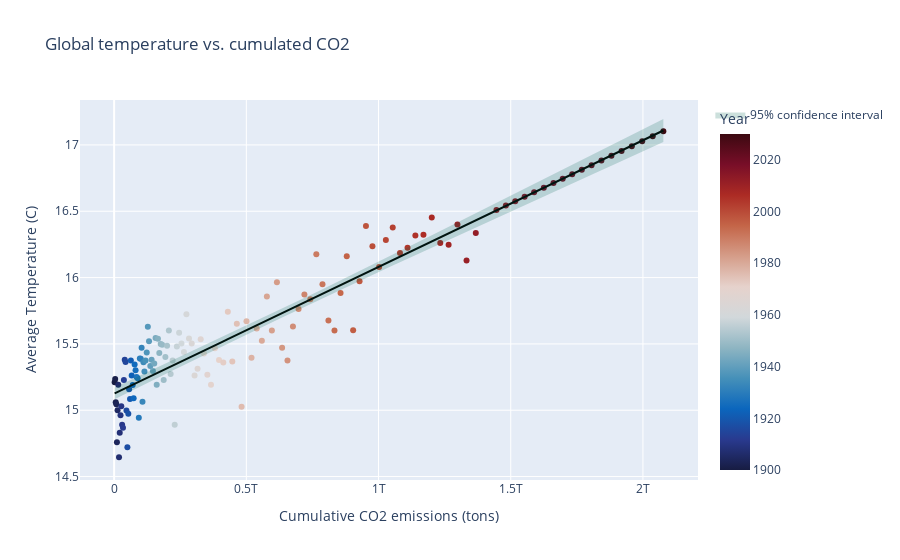

The notebook cell saved with this chart:
### Code cell
fig = px.scatter(df_predictions, x="Cumulative CO2 emissions (tons)", y="Average Temperature (C)",
    color="Year", color_continuous_scale="balance",
    trendline="ols", trendline_color_override="black", title="Global temperature vs. cumulated CO2")

ci_upper = predictions['mean_ci_upper']
ci_lower = predictions['mean_ci_lower']

fig.add_traces([go.Scatter(x = df_predictions["Cumulative CO2 emissions (tons)"], y = ci_upper,
                           mode = 'lines', line_color = 'rgba(0,0,0,0)',
                           showlegend = False),
                go.Scatter(x = df_predictions["Cumulative CO2 emissions (tons)"], y = ci_lower,
                           mode = 'lines', line_color = 'rgba(0,0,0,0)',
                           name = '95% confidence interval',
                           fill='tonexty', fillcolor = 'rgba(0,100,80,0.2)')])

fig.show()

### Figure 1 — Plotly figure (JSON) as saved in the notebook; plotly's stock layout.template omitted (floating-point values rounded to 4 significant figures; data arrays with more than 128 entries replaced by an {"elided": "..."} marker saying what was removed)
{"data": [{"hovertemplate": "Cumulative CO2 emissions (tons)=%{x}<br>Average Temperature (C)=%{y}<br>Year=%{marker.color}<extra></extra>", "legendgroup": "", "marker": {"color": {"elided": "131 int values"}, "coloraxis": "coloraxis", "symbol": "circle"}, "mode": "markers", "name": "", "orientation": "v", "showlegend": false, "type": "scatter", "x": {"elided": "131 float values"}, "xaxis": "x", "y": {"elided": "131 float values"}, "yaxis": "y"}, {"hovertemplate": "<b>OLS trendline</b><br>Average Temperature (C) = 9.55021e-13 * Cumulative CO2 emissions (tons) + 15.1248<br>R<sup>2</sup>=0.904896<br><br>Cumulative CO2 emissions (tons)=%{x}<br>Average Temperature (C)=%{y} <b>(trend)</b><extra></extra>", "legendgroup": "", "line": {"color": "black"}, "marker": {"symbol": "circle"}, "mode": "lines", "name": "", "showlegend": false, "type": "scatter", "x": {"elided": "131 float values"}, "xaxis": "x", "y": {"elided": "131 float values"}, "yaxis": "y"}, {"line": {"color": "rgba(0,0,0,0)"}, "mode": "lines", "showlegend": false, "type": "scatter", "x": {"elided": "131 float values"}, "y": {"elided": "131 float values"}}, {"fill": "tonexty", "fillcolor": "rgba(0,100,80,0.2)", "line": {"color": "rgba(0,0,0,0)"}, "mode": "lines", "name": "95% confidence interval", "type": "scatter", "x": {"elided": "131 float values"}, "y": {"elided": "131 float values"}}], "layout": {"coloraxis": {"colorbar": {"title": {"text": "Year"}}, "colorscale": [[0, "rgb(23, 28, 66)"], [0.09091, "rgb(41, 58, 143)"], [0.1818, "rgb(11, 102, 189)"], [0.2727, "rgb(69, 144, 185)"], [0.3636, "rgb(142, 181, 194)"], [0.4545, "rgb(210, 216, 219)"], [0.5455, "rgb(230, 210, 204)"], [0.6364, "rgb(213, 157, 137)"], [0.7273, "rgb(196, 101, 72)"], [0.8182, "rgb(172, 43, 36)"], [0.9091, "rgb(120, 14, 40)"], [1, "rgb(60, 9, 17)"]]}, "legend": {"tracegroupgap": 0}, "title": {"text": "Global temperature vs. cumulated CO2"}, "xaxis": {"anchor": "y", "domain": [0, 1], "title": {"text": "Cumulative CO2 emissions (tons)"}}, "yaxis": {"anchor": "x", "domain": [0, 1], "title": {"text": "Average Temperature (C)"}}}}
